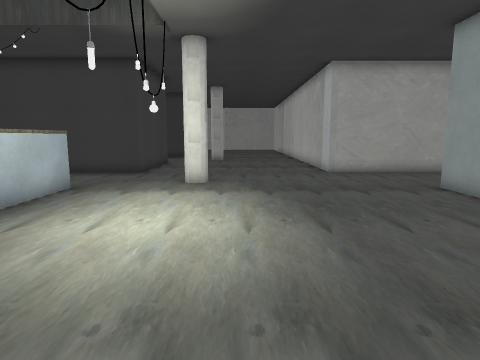
[1] (above)

24 first-person views from a walk through a 3-D level made in the Godot game engine. The camera is 1.2 m above the floor, tilts 8° down and sees 75° across. The floor is counted in squares, 0.69 m on a side. Each view is taken from the middle of a square. On the plan, view 1 faces up. The plan holds only what a view shows up to about 16 squares ahead; the rest is blank. The place goes on beyond the plan. Some surface patterns are stand-ins.

[2]
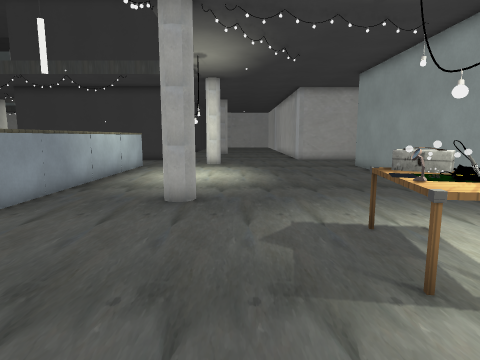

[3]
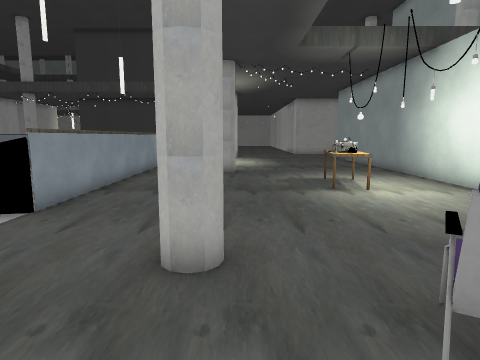

[4]
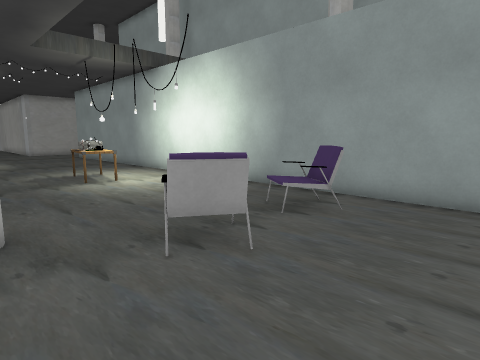

[5]
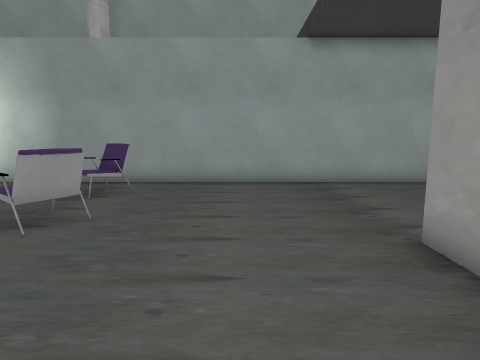

[6]
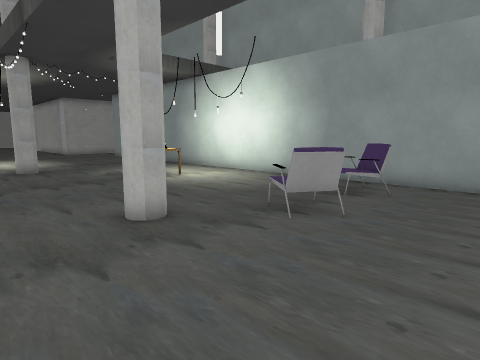

[7]
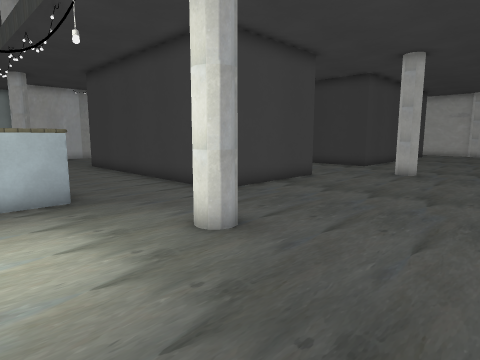

[8]
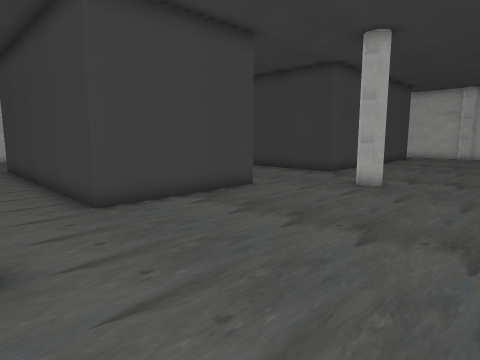

[9]
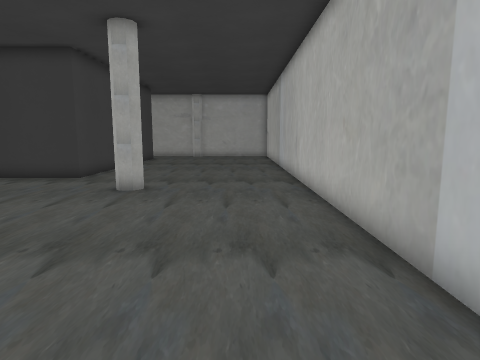

[10]
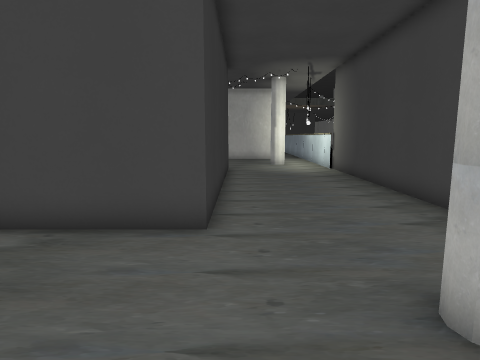

[11]
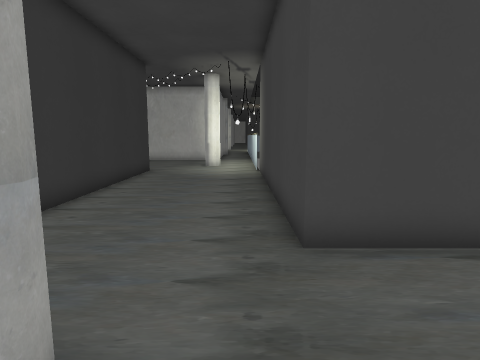

[12]
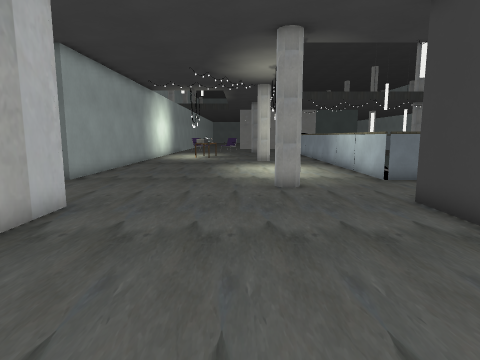

[13]
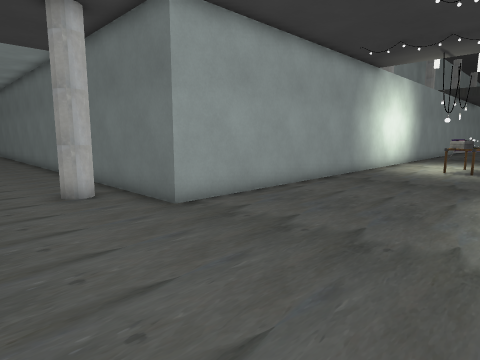

[14]
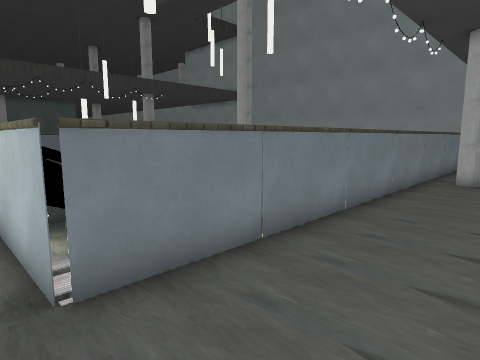

[15]
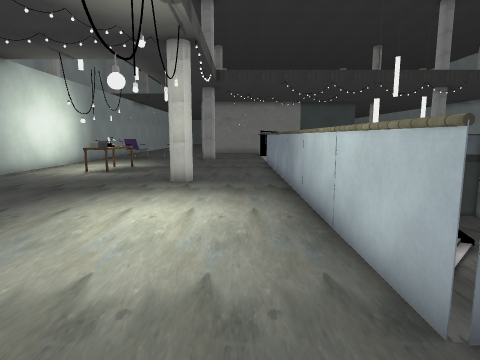

[16]
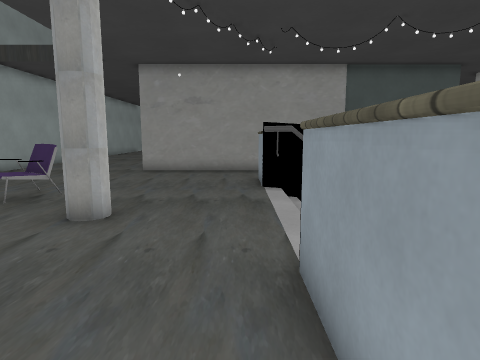

[17]
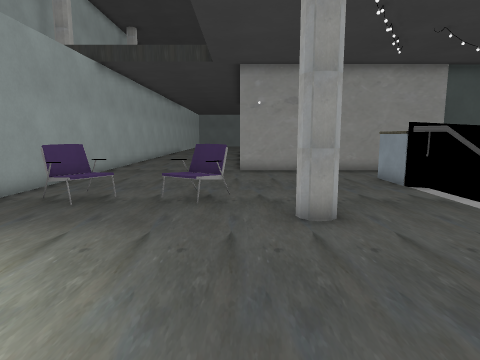

[18]
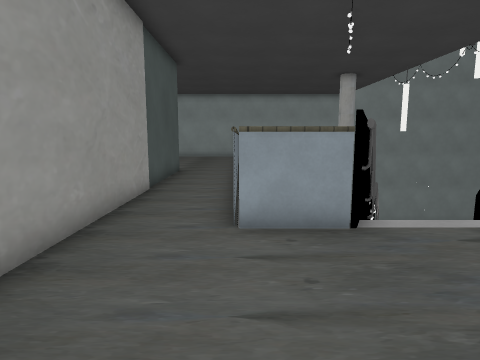

[19]
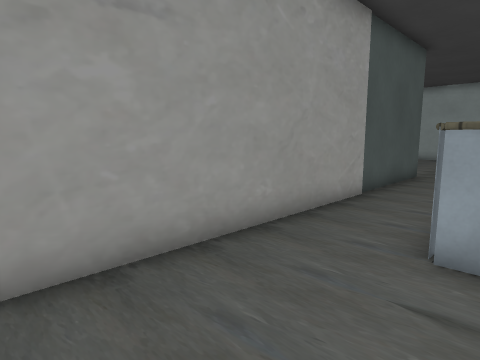

[20]
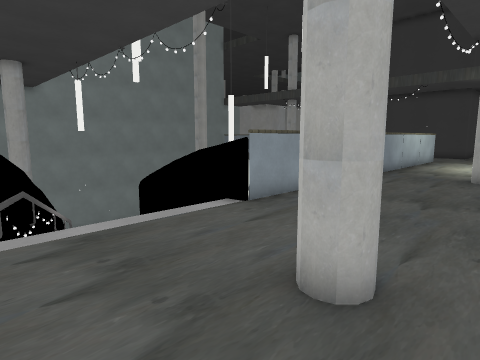

[21]
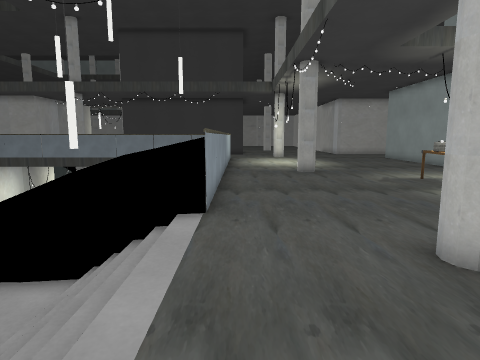

[22]
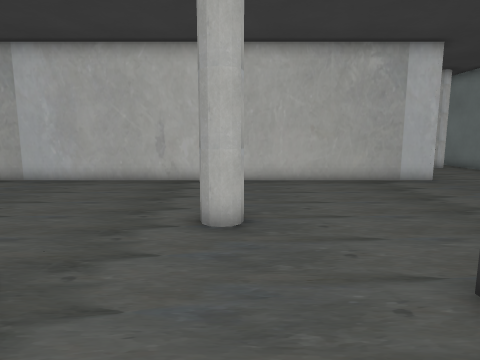

[23]
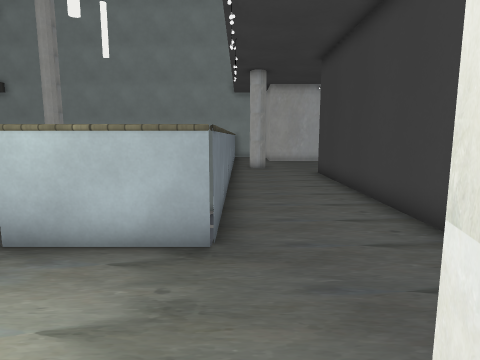

[24]
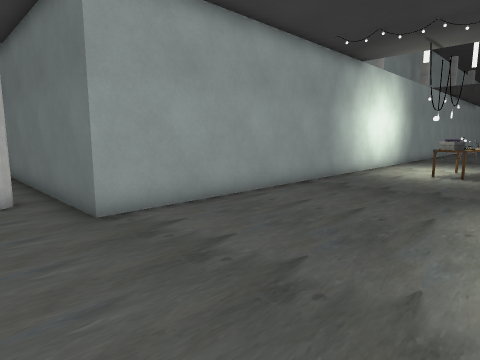

### Floor plan
Key: @ floor where view 1 was taken; # wall or solid block; . main floor; - floor 1 m lower than the main floor; _ floor 4 m lower than the main floor; / step, stairs or slope; = window, fence, low wall or low ledge; ^ raised ledge; v drop or lower ground; R railing; A arch; T toolbox; B table; O other object.
Columns run from 16 left of view 1 to 9 right of it. Each row starts with its distance up from view 1.
 29            #  ......#
 28            #........#
 27            #........#
 26 ############........#
 25 ....................#
 24 ....................#
 23 ..............#.....#
 22 ....................#
 21 ....................#
 20 v###########........#
 19            #........#
 18            #........#
 17            #........#
 16            #........##
 15 v###########.........#####
 14 ..........................
 13 ..........................
 12 ..............#..........#
 11 ..........R............###
 10           R............##
  9           R...A........#
  8           R............#
  7           R............#
  6           R............#
  5           R............#
  4        O  R............#
  3        OO R............#
  2        O  R............#
  1   __   B  R...#........#
  0   __   BB R.....@......#
 -1   _    B  R............#
 -2        B  R.......=#...#
 -3        B  R.......^TA..#
 -4            .......^^...#
 -5            .......=^...#
 -6            ............#
 -7            ............#
 -8          /_............#
 -9         //.............#
-10 ##     -//.............#
-11   ##   -//....#........#
-12         //.............#
-13          /......OOO.OO.#
-14          /.......O.....#
-15            ............#
-16            ............#
-17            ............#
-18 .......................#
-19 .......................#
-20 #################......#
-21                  ......#

Positions as (right, up) in squares from view 1, and headings:
1: (0, 0), facing up
2: (0, -8), facing up
3: (-1, -15), facing up
4: (-2, -17), facing up-right
5: (-5, -17), facing right
6: (-5, -17), facing up-right
7: (3, 8), facing up-left
8: (3, 12), facing up-left
9: (2, 13), facing up
10: (1, 21), facing left
11: (0, 25), facing left
12: (0, 23), facing down
13: (0, 15), facing down-right
14: (-5, 14), facing down-left
15: (-4, 13), facing down
16: (-5, -4), facing down
17: (0, -4), facing down
18: (0, -17), facing left
19: (-1, -16), facing down-left
20: (0, -14), facing up-left
21: (-5, -15), facing up
22: (-8, 23), facing right
23: (-1, 11), facing left
24: (0, 13), facing down-right
